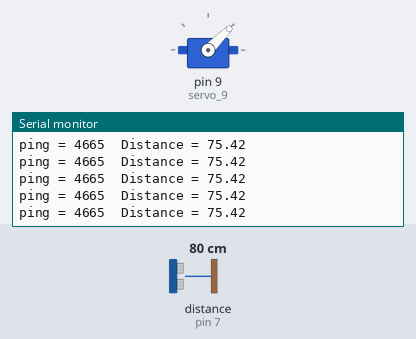
Bench run of a sketch on a simulated Arduino Uno, built with avr-gcc and run on an emulated ATmega328P. Shown: servo, the last lines printed to the serial monitor. Wiring (inferred from the names in the program): ultrasonic range finder: trigger pin 6; echo pin 7. The inputs (shaded band) are chosen by the test bench; at power-on: distance to the obstacle (sensor on pin 7) 80 cm. The echo pulse lasts 58.3 µs per cm.

Above: at 1.7 s.
1.8 s: distance to the obstacle (sensor on pin 7) set to 2 cm
At 2.8 s:
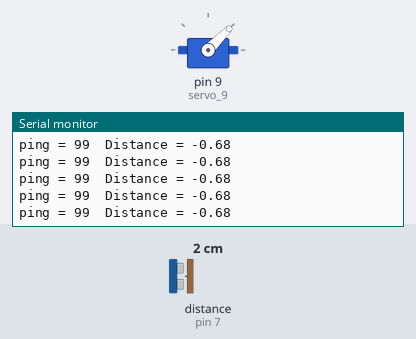
4.8 s: distance to the obstacle (sensor on pin 7) set to 18 cm
At 5.5 s:
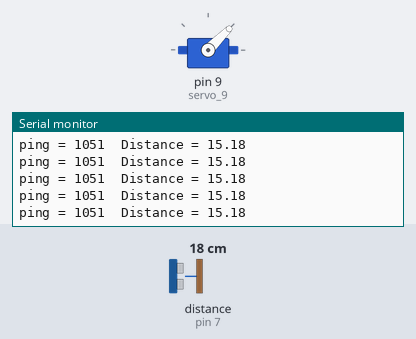
Timing chart, 0 to 7.8 s (numbered marks = the images above; inputs shaded):
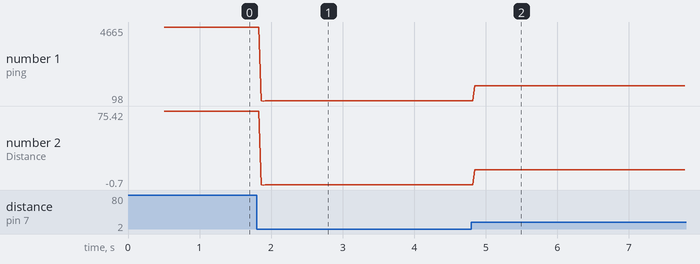

Measured:
- after the input at 1.8 s, the serial monitor: prints a new line after 0.06 s (image 1)
- after the input at 4.8 s, the serial monitor: prints a new line after 0.05 s (image 2)
- plotted number 1: 4665 → 99 after the input at 1.8 s, 99 → 1051 after the input at 4.8 s
- plotted number 2: 75.42 → -0.68 after the input at 1.8 s, -0.68 → 15.18 after the input at 4.8 s

The sketch:

CodeAfterPart1.ino
```cpp
#include <Servo.h>
int trigPin = 6;
int echoPin = 7;
int pingTravelTime;
float distance;

int pos = 45;

Servo servo_9;

void setup()
{
   pinMode(trigPin,OUTPUT);
  pinMode(echoPin,INPUT);
  Serial.begin(9600);

  servo_9.attach(9, 500, 2500);
  servo_9.write(pos);
  delay(500);
}

void loop()
{
   digitalWrite(trigPin,LOW);
  delayMicroseconds(10);
  digitalWrite(trigPin,HIGH);
  delayMicroseconds(10);
  digitalWrite(trigPin,LOW);
  pingTravelTime = pulseIn(echoPin,HIGH);

  Serial.print("ping = ");
  Serial.print(pingTravelTime);
  distance = ((pingTravelTime-200.)/60.)+1;
  Serial.print("  Distance = ");
  Serial.println(distance);
  delay(25);

}
```
